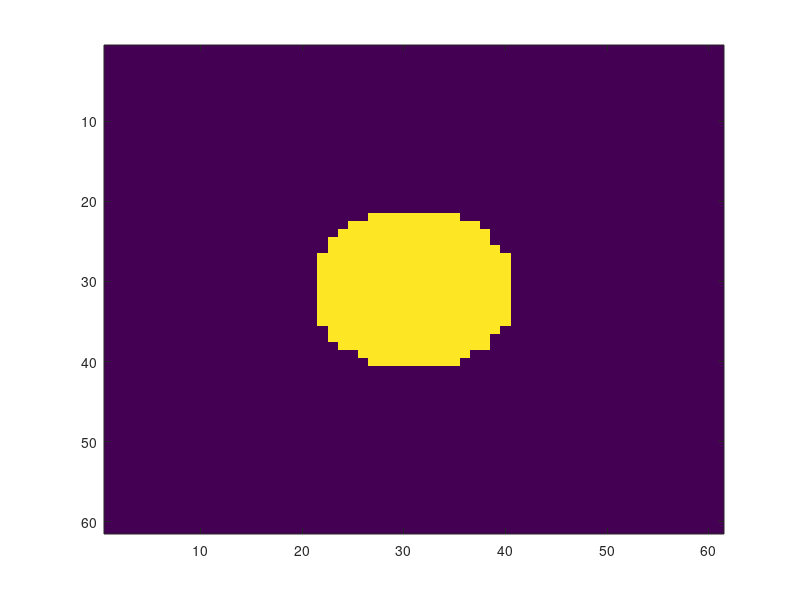

Write MATLAB code to recreate this figure. (Note: this script raises an error after producing the figure.)
clear
close all
format long

%% user input

h = 0.1; %size of a single grid
omega = 1.813 - 0.0025i; %resonant frequency
Ld = 5; %length design region
Lp = 0.5; %thickness of pml
radius = 1; %radius of cylinder 
res = radius / h;
epsr = 12; %permittivity of dielectric
beta = 20; %strength of pml

fprintf('Nx = %4.2f \n', res)
%% generate epsilon

L = Ld + 2*Lp;
xv = -L/2:h:L/2;
yv = xv;
N = length(xv);
[x,y] = meshgrid(xv,yv);
epsilon = ones(size(x));
flag = zeros(size(x));
for i = 1:N
    for j = 1:N
        if x(i,j)^2 + y(i,j)^2 < radius^2
            epsilon(i,j) = epsr;
            flag(i,j) = 1;
        end
    end
end

figure
imagesc(epsilon);

%% find mode

design_region = [Ld;Ld];
pml_thickness = [Lp;Lp];
dim = design_region + 2.*pml_thickness;
Nx = round(dim(1) / h) + 1; %num of x dim grid points
Ny = round(dim(2) / h) + 1; %num of y dim grid points

BC = {{'pml', [pml_thickness(1), beta]}, {'pml', ...
    [pml_thickness(2), beta]}}; %%boundry condition {x,y}

num_mode = 1; %% we will find # of modes with frequncy closest to the pre-defined omega
[rigeig,rigeigval] = ModeSolverTE(h,dim,BC,epsilon,num_mode,omega);
omega_mode = sqrt(rigeigval(num_mode,num_mode));

figure;
set(gcf,'position',[100,100,1000,300])
subplot(1,2,1);imagesc(xv,yv,real(reshape(rigeig(:,num_mode),Nx,Ny).')); 
colorbar; 
axis equal; 
title('Real Part of Electric Field')
xlabel('x / \lambda'); 
ylabel('y / \lambda');
subplot(1,2,2);imagesc(xv,yv,imag(reshape(rigeig(:,num_mode),Nx,Ny).')); 
colorbar; 
axis equal; 
title('Imaginary Part of Electric Field')
xlabel('x / \lambda'); 
ylabel('y / \lambda');

wavelength = (2*pi) / real(omega_mode);
display(['omega is ' num2str(omega_mode)]);
display(['wavelength is ' num2str(wavelength)]);

%% Analtyical & VIE Q factor

chi = epsr - 1;
xi = -1 ./ chi;
xy = [x(flag(:)==1) y(flag(:)==1)]; %input for green's functions
p_current = (epsr - 1) .* rigeig; %polarization current from radiated field
p = p_current(flag(:) == 1); %extract just those points within cylinder

% Greens matrices
dS = h^2;
G0EE = dS * cal_G0(xy,omega_mode);
G0Hx = dS * cal_G0HE_xz(xy, omega_mode);
G0Hy = dS * cal_G0HE_yz(xy, omega_mode);

% incident field
e_rad = G0EE * p;
e_tot = p / chi;
hx_rad = G0Hx * p;
hy_rad = G0Hy * p;

% Q VIE  & Q_ana(for reference)
Q_ana = -0.5 * (real(omega_mode) / imag(omega_mode));
U_stored = 1/4 * (epsr * norm(e_rad)^2 + 1 * (norm(hx_rad)^2 + norm(hy_rad)^2)) * dS;
P_rad = 1/2 * imag(omega_mode'*p'*G0EE*p) * dS;
Q_VIE = real(omega_mode) * (U_stored / P_rad);

%display results
error = norm(e_rad - e_tot) / norm(e_rad) * 100; %calculate percent error
fprintf('\nError in VIE = %4.2f%%\n', error); 
disp(['Prad = ', num2str(P_rad)]);
disp(['Ustore = ', num2str(U_stored)])
fprintf('Q_VIE = %4.2f\n', Q_VIE)
fprintf('Q_ana = %4.2f\n', Q_ana)
fprintf('\n')

%% input for CVX

ND = 5; %user input number of constraints
wr = real(omega_mode);
wi_vals = linspace(0,-0.1,100);
% wi = 1i * wi_vals(99); % user input for imaginary w
wi = 1i * imag(omega_mode)
disp(['wi = ', num2str(imag(wi))])
fprintf('\n')
w = wr + wi;
G0 = dS * cal_G0(xy, w);
Ngrid = length(G0);
xi_Mat = xi*eye(Ngrid);
S = G0 + xi_Mat;

% D matrices
D = cell(1,ND);
D{1} = eye(size(S)) * 1i;
D{2} = eye(size(S)) * 1;
status = cell(1,ND);
popt = cell(1,ND);


%% ImG0 bound

[status{1},popt{1}] = bound_Ds(S,{D{1}}); %ImG0 bound
[status{2},popt{2}] = bound_Ds(S,D); %ReG0 bound

%% iterate D matrix bounds (optmize over Ddiff) 

% Q_bd = zeros(1,length(wi_vals));
% Q_bd(1) = (popt{1}'*(G0'*G0)*popt{1}) / (popt{1}'*imag(G0)*popt{1});
% Q_bd(2) = (popt{2}'*(G0'*G0)*popt{2}) / (popt{2}'*imag(G0)*popt{2});

for i = 3:ND
    tic
    einc = zeros(size(G0,1),1);
    D{i} = get_Dopt(popt{i-1},S,einc,w);
    [status{i}, popt{i}] = bound_Ds(S,D);
    t = toc;
    fprintf(' D matrix: %d / %d: %4.2f seconds, +%5.3f%% \n', i, ND,t)
    fprintf(' status: %s \n',status{i})
end

Q_bd = -0.5 * (real(w) / imag(w))
% for k = 1:length(wi_vals)
%     w(k) = wr + wi(k);
%     Q_bd(k) = -0.5 * (wr / imag(w(k)));
%     fprintf(' Q bound is %4.2f \n', Q_bd(k))
% end
% 
% figure
% plot(-1.*wi_vals,Q_bd)
% hold on
% plot(-1.*wi_vals, ones(1,length(wi_vals))*Q_VIE)
% plot(-1.*wi_vals, ones(1,length(wi_vals))*Q_ana)

